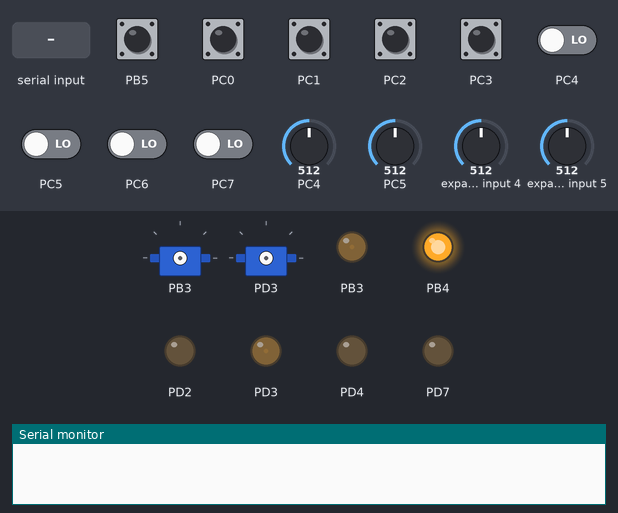
The program below on a simulated ATmega328P, built with avr-gcc and emulated at 2 MHz. Shown: 2 × servo, output pins drawn as LEDs (lit = HIGH), the last lines printed to the serial monitor. The test bench sets the inputs (shaded band); at power-on: PB5, PC0–3 HIGH, PC4–7 LOW, PC4 = 512, expander input 4 = 512, PC5 = 512, expander input 5 = 512. EEPROM starts erased; servo pulses on a pin are drawn as a servo (544–2400 µs = 0–180°); pins used as bus, display or sensor lines are not drawn.

Above: at 1.2 s.
1.3 s: PC2 pulled LOW for 0.15 s
At 3.9 s:
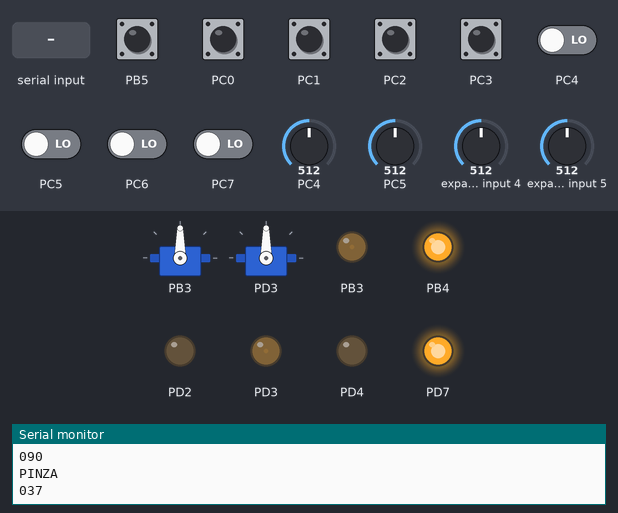
4.2 s: "1" received over Serial
At 5.5 s:
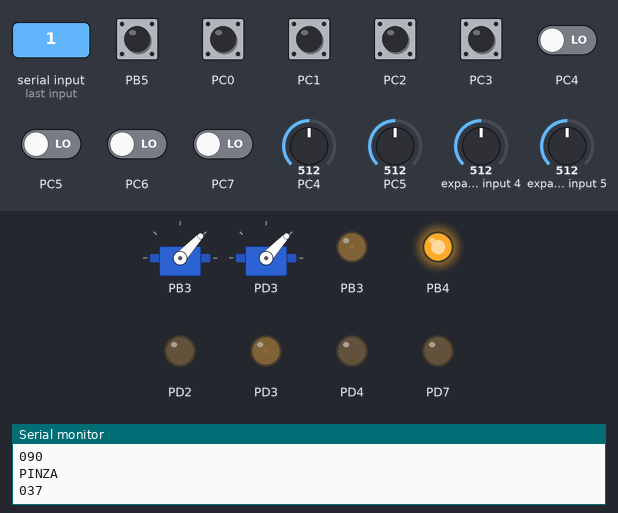
6.3 s: PC4 set to 716
At 7.0 s:
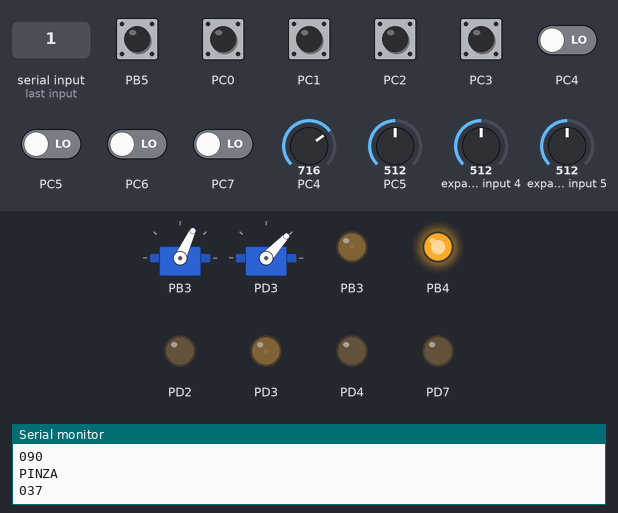
8.1 s: expander input 4 set to 716
At 9.6 s:
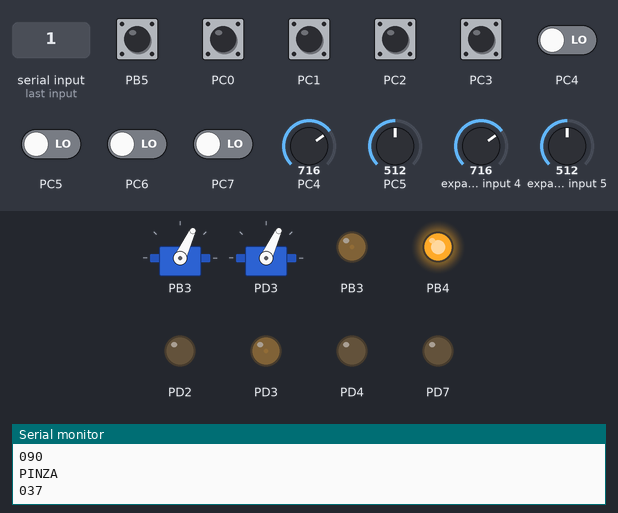
9.9 s: PC0 pulled LOW for 0.15 s
At 11.1 s:
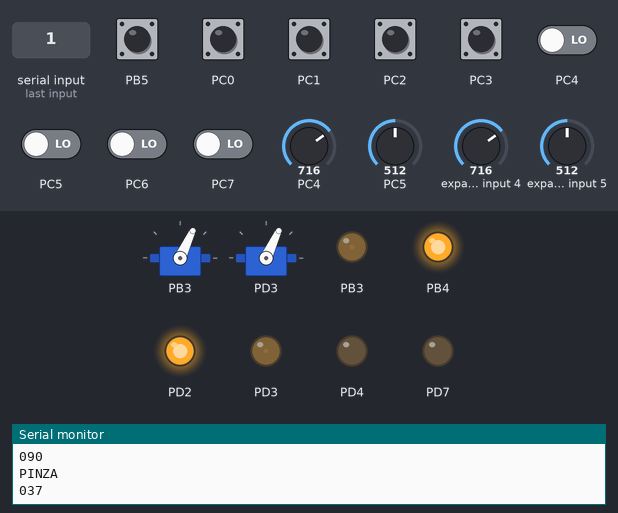
11.5 s: PC1 pulled LOW for 0.15 s
At 11.59 s:
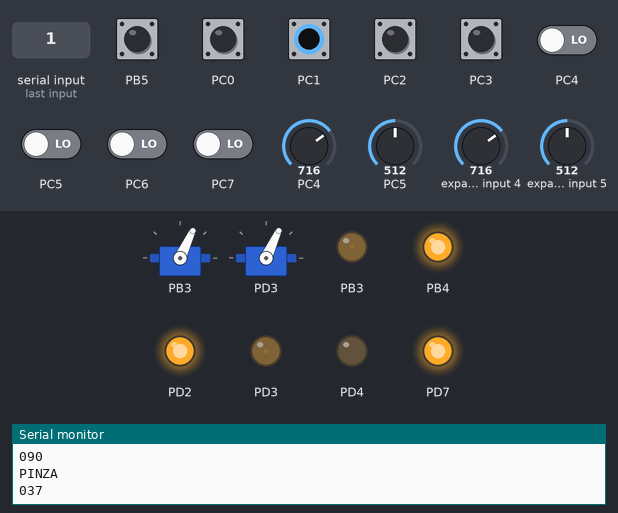
Timing chart, 0 to 14.1 s (numbered marks = the images above; inputs shaded):
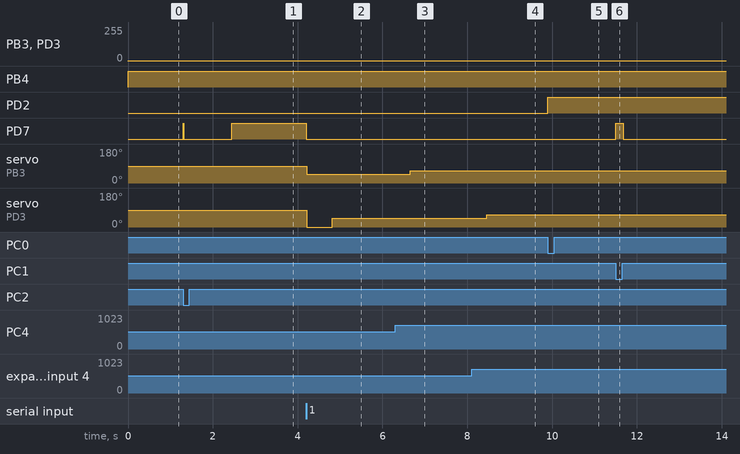

Measured:
- after the input at 1.3 s, PD7: LOW → HIGH at once, → LOW 0.01 s later, → HIGH 1.1 s later
- after the input at 4.2 s, PD7: HIGH → LOW at once; servo on PB3: 90° → 47° at once; servo on PD3: 90° → 0° at once, → 47° 0.61 s later
- after the input at 6.3 s, servo on PB3: 47° → 65° after 0.35 s
- after the input at 8.1 s, servo on PD3: 47° → 65° after 0.35 s
- after the input at 9.9 s, PD2: LOW → HIGH at once
- after the input at 11.5 s, PD7: LOW → HIGH at once, → LOW 0.18 s later

The program:

main.c
```c
/******************************************************************************
; Universidad del Valle de Guatemala
; 1E2023: Programacion de Microcontroladores
; main.c
; Autor: Jacob Tabush
; Proyecto: Proyecto 2
; Hardware: ATMEGA328P
; Creado: 8/05/2024
; Ultima modificacion: 22/05/2024
*******************************************************************************/

#define F_CPU 2000000
#include <avr/io.h>
#include <util/delay.h>
#include <avr/interrupt.h>
#include <stdbool.h>
#include <util/delay.h>
#include <avr/eeprom.h>
#include "PWM.h"

void initADC(void);
void convertADC(char channel);
void moveServos(uint16_t servo1, uint16_t servo2, uint16_t servo3, uint16_t servo4);

void initUART9600(void);
void writeUART(char senddata);
void writeString(char* senddata);
void sendnumberasstring(char datain);

const uint8_t timer2reset = 255;
const uint16_t debouncetimerrestart = 8;

uint8_t debouncetimer = 0;
uint8_t debouncetimer2 = 0;
uint16_t senddatatimer = 0;
const uint16_t sendatatimerrestart = 8;

bool eepromactive = 0;
bool adafruitactive = 0;
uint8_t eepromselect = 0;

uint8_t recordlight = 0;
const uint8_t recordlightrestart = 5;

// Grabamos los valores que medimos en los ADCs en estos variables
uint8_t ADCResult1 = 0;
uint8_t ADCResult2 = 0;
uint8_t ADCResult3 = 0;
uint8_t ADCResult4 = 0;

uint8_t ADCChannel = 6; //Canal ADC seleccionado

char basestring[] = "BASE\n";
char hombrostring[] = "HOMBRO\n";
char codostring[] = "CODO\n";
char pinzastring[] = "PINZA\n";

void setup(void)
{
	cli();

	// Control prescaler
	CLKPR = (0b10000000); // habilitamos cambios del prescale
	CLKPR = (0x03); // Colocamos prescaler de 8

	//Inicializamos botones (C0 - C3 para control de EEPROM)
	PCICR = (0b00000011);
	PCMSK1 = (1<<PCINT8) | (1<<PCINT9) | (1<<PCINT10) | (1<<PCINT11); //Interrupts en C0 - C3
	PCMSK0 = (1<<PCINT5);
	PORTC = (1<<PORTC0) | (1<<PORTC1) | (1<<PORTC2) | (1<<PORTC3); //Pullup
	PORTB |= (1<<PORTB5);
	DDRC = 0;

	// Inicializacion PWM
	initPWM0FastA(reset, no_invertido, 256); // Activamos timer 0 en modo pwm, utilizando OCR0A y OCR0B
	initPWM0FastB(no_reset, no_invertido, 256);
	initPWM2FastA(reset, no_invertido, 128);
	initPWM2FastB(no_reset, no_invertido, 128);

	//Inicializamos Timer2 para debounce y "PWM"
	TCCR1A = 0;
	TCCR1B = 0b00000001; //Prescaler 256
	TIMSK1 = 0x01; //Overflow interrupt
	TCNT1 = 0xFFFF - timer2reset;

	DDRD |= 0b10010100; // D2 y D4 - luces mostrando eeprom seleccionado
	//D7 - luz eeprom activo */
	DDRB |= (1<<DDB4); // Luz para mostrar que adafruit esta activo

	initADC();

	initUART9600();

	sei();
}

int main(void)
{
	setup();


	while (1) //Ejecutamos los ADCs de los 3 channels
	{

		//Bloque principal

		if (!eepromactive) {//Si el eeprom esta desactivado revisamos datos del ADC
		for (int i = 4; i < 8; i++) {
		ADCChannel = i; //iniciamos el ADC convirtiendo el canal 4
		convertADC(i);
		_delay_ms(300);
		}

		if (senddatatimer == 0) {
		//Mandar valor base
		uint16_t angleresult1 = ADCResult1 * 6 / 17; //0-255 -> 0-90
		writeString(basestring);
		sendnumberasstring(angleresult1);

		//Mandar valor codo
		uint16_t angleresult2 = ADCResult2 * 6/17; //0-255 -> 0-90
		writeString(codostring);
		sendnumberasstring(angleresult2);

		//Mandar valor hombro
		uint16_t angleresult3 = ADCResult3 * 4/17 + 60; //0-255 -> 60-120
		writeString(hombrostring);
		sendnumberasstring(angleresult3);

		//Mandar valor pinza
		uint16_t angleresult4 = ADCResult4 * 5/17; //0-255 -> 0-75
		writeString(pinzastring);
		sendnumberasstring(angleresult4);

		senddatatimer = sendatatimerrestart;
		}
		else {senddatatimer--;}

		}
		else if (eepromactive) { //Si el eeprom esta activado
			PORTD |= (1<<PORTD7);
			uint8_t eepromdata[4];
			uint8_t eepromaddress = eepromselect * 4;

			eeprom_read_block(eepromdata, eepromaddress, 4);
			moveServos(eepromdata[0], eepromdata[1], eepromdata[2], eepromdata[3]);
		}
	}
}

//////////////////////////////////////////////////////
// Funciones ADC
//////////////////////////////////////////////////////

void initADC(void) //Funcion para inicializar el ADC
{
	ADMUX = 0;

	ADMUX |= (1<<REFS0); //conectamos a AVcc
	ADMUX &= ~(1<<REFS1);

	ADMUX |= (1<<ADLAR); // Justificado a la izquierda

	ADCSRA |= (1<<ADEN); //Encendemos el ADC
	ADCSRA |= (1<<ADIE); // Encendemos el interrupt
	ADCSRA |= (0b00000100); //Prescaler de 16
}

void convertADC(char channel) //Funcion para leer info ADC
{	ADMUX &= ~(0x0F); // Borramos los ultimos 4 bits de ADMUX

	if (channel > 8) {channel = 8;} //valor maximo es 8

	if (channel < 6) {DIDR0 = channel;}

	ADMUX |= channel; // seleccionamos el canal correcto
	ADCSRA |= (1<<ADSC); // iniciamos el ADC
}

//////////////////////////////////////////////////////
// Funciones ISR
//////////////////////////////////////////////////////

ISR(ADC_vect){
	cli();
	 //Los siguientes toman los valores de los ADCs y los graban en sus ADCs respectivos
	if (ADCChannel == 4) {
		ADCResult1 = ADCH;}
	else if (ADCChannel == 6) {
		ADCResult2 = ADCH;
	}
	else if (ADCChannel == 5) {
		ADCResult3 = ADCH;
	}
	else if (ADCChannel == 7) {
		ADCResult4 = ADCH;
	}

	if (!(eepromactive | adafruitactive)) {moveServos(ADCResult1, ADCResult2, ADCResult3, ADCResult4);}

	// transformamos el resultado de ADC para usarlo para timer1

	sei();
	ADCSRA |= (1<<ADIF);

	return;
}

// ISR de timer2 para debounce
ISR(TIMER1_OVF_vect){

	if (debouncetimer > 0) {
		debouncetimer--; //Decrementamos el timer de debounce
	}

	if (debouncetimer2 > 0) {
		debouncetimer2--; //Decrementamos el timer de debounce
	}

	if (~eepromactive){
	if (recordlight > 0) {
		recordlight--; // Para tener un efecto de un luz momentaneo al momento de apachar grabar
	}
	else {PORTD &= ~(1<<PORTD7);
	}
	}

	TCNT1 = 0xFF - timer2reset;
	//TIFR1 |= (1 << TOV1);
}

ISR(PCINT0_vect){ //Apagar y encender modo adafruit
	if (debouncetimer2 != 0) {return;}
	else {debouncetimer2 = 10; //encendemos debounce
	}

	if (adafruitactive) {PORTB &= ~(1<<PORTB4);
		adafruitactive = 0;}
	else {PORTB |= (1<<PORTB4);
		adafruitactive = 1;}
}

// ISR de botones para EEPROM
ISR(PCINT1_vect){

	if (debouncetimer != 0) {return;}
		else {debouncetimer = debouncetimerrestart; //encendemos debounce
		}

	if ((PINC & (0b00000001)) == 0) { //C0 - next eeprom
		eepromselect++;
		if (eepromselect > 0b00000011) {eepromselect = 0;}

		//Desplegamos luz eeprom
		PORTD &= 0b11101011;
		PORTD |= ((eepromselect & 0x01) << 2);
		PORTD |= ((eepromselect & 0x02) << 3);
	}
	else if ((((PINC & (0b00000010)) == 0) & ~(eepromactive))) { //C1 - record
		//encendemos un luz para un segundo para mostrar que grabamos el valor
		recordlight = recordlightrestart;
		PORTD |= (1<<PORTD7);

		//Grabamos el valor a eeprom
		uint8_t eepromdata[4] = {ADCResult1, ADCResult2, ADCResult3, ADCResult4};
		uint8_t eepromaddress = eepromselect * 4;
		eeprom_write_block(eepromdata, eepromaddress, 4);
	}

	if ((PINC & (0b00000100)) == 0) { //C2 - play

		if (eepromactive) {PORTD &= ~(1<<PORTD7);
		eepromactive = 0;}
			else {PORTD |= (1<<PORTD7);
			eepromactive = 1;}
	}

}


//Este funcion sirve para mover los 4 servos
void moveServos(uint16_t servo1, uint16_t servo2, uint16_t servo3, uint16_t servo4) {

	uint16_t ADCRT1 = servo1/16 + 7;
	updateDutyCycle2A(ADCRT1);	//Base 0 - 90 grados

	uint16_t ADCRT2 = servo2/16 + 7;
	updateDutyCycle2B(ADCRT2); //Codo 0-90

	uint8_t ADCRT3 = servo3/48 + 9;
	updateDutyCycle0A(ADCRT3); //Hombro 60 - 120 grados

	uint8_t ADCRT4 = servo4/38 + 4;
	updateDutyCycle0B(ADCRT4); //Pinza 0 - 75 grados

}

//Funciones UART

void initUART9600(void) {
	DDRD |= (1<<DDD1); // arreglamos d0 y d1

	UCSR0A = 0;
	UCSR0A |= (1<<U2X0); // double speed

	UCSR0B = 0;
	UCSR0B |= (1<<RXCIE0)|(1<<RXEN0)|(1<<TXEN0); //RX con interrupt y TX encendido

	UCSR0C = 0;
	UCSR0C |= (1<< UCSZ01)|(1<<UCSZ00); //8 bits sin paridad con 1 bit de stop

	UBRR0 = 25; //Baud rate de 9600 para prescaler de 2MHz

}


void writeUART(char senddata){ // Funcion para mandar un caracter por UART
	while(!(UCSR0A & (1<<UDRE0) )); // Revisamos si el buffer esta lleno
	UDR0 = senddata; //Colocamos el valor a mandar
}

void writeString(char* senddata){ //Funcion para mandar varios datos
	for (uint8_t i = 0; senddata[i] != '\0'; i++) { //Seguimos mandando hasta que nos topamos con un caracter vacio
		writeUART(senddata[i]);
	}
}

void sendnumberasstring(char datain){
	writeUART(datain/100 + 0x30); // desplegar cienes
	writeUART((datain % 100)/10 + 0x30); // desplegar decenas
	writeUART((datain % 100) % 10 + 0x30); //desplegar unidades
	writeUART(10); //newline
}
```

PWM.c
```c
/******************************************************************************
; Universidad del Valle de Guatemala
; 1E2023: Programacion de Microcontroladores
; PWM.c
; Autor: Jacob Tabush
; Proyecto: Libreria PWM
; Hardware: ATMEGA328P
; Creado: 15/04/2024
; Ultima modificacion: 15/04/2024
*******************************************************************************/

#include "PWM.h"

int fakePWMtop;
int fakePWMduty;
int fakePWMcounter;
int fakePWMtimertop;

// Inicializar PWM0

void initPWM0FastA(uint8_t resetorno, uint8_t inverted, uint16_t prescaler){
	//Poner a PD6 como salida
	DDRD |= (1<<DDD6);

	if (resetorno) { //Para evitar eliminar la configuracion de una al modificar la otra
	TCCR0A = 0;
	TCCR0B = 0;}

	TCCR0A |= (1<<COM0A1); //Encendemos OC0A
	// Configurando OC0A como invertido o no invertido
	if (inverted) {TCCR0A |= (1<<COM0A0);}

	// Modo PWM Fast TOP = 0xFF
	TCCR0A |= (1<<WGM01)|(1<<WGM00);

	//Prescaler

	switch(prescaler) {
		case 1: TCCR0B |= (1<<CS00);
		break;

		case 8: TCCR0B |= (1<<CS01);
		break;

		case 64: TCCR0B |= (1<<CS01)|(1<<CS00);
		break;

		case 256: TCCR0B |= (1<<CS02);
		break;

		case 1024: TCCR0B |= (1<<CS02)|(1<<CS00);
		break;

		default: TCCR0B |= (1<<CS02)|(1<<CS00); //1024 de default
	}


	};

void initPWM0FastB(uint8_t resetorno, uint8_t inverted, uint16_t prescaler){
	//Poner a PD6 como salida
	DDRD |= (1<<DDD5);

	if (resetorno) {
	TCCR0A = 0;
	TCCR0B = 0;}

	TCCR0A |= (1<<COM0B1); //Encendemos OC0A
	// Configurando OC0A como invertido o no invertido
	if (inverted) {TCCR0A |= (1<<COM0B0);}

	// Modo PWM Fast TOP = 0xFF
	TCCR0A |= (1<<WGM01)|(1<<WGM00);

	//Prescaler

	switch(prescaler) {
		case 1: TCCR0B |= (1<<CS00);
		break;

		case 8: TCCR0B |= (1<<CS01);
		break;

		case 64: TCCR0B |= (1<<CS01)|(1<<CS00);
		break;

		case 256: TCCR0B |= (1<<CS02);
		break;

		case 1024: TCCR0B |= (1<<CS02)|(1<<CS00);
		break;

		default: TCCR0B |= (1<<CS02)|(1<<CS00); //1024 de default
	}


};

// Inicializar PWM1

void initPWM1FastTopA(uint8_t resetorno, uint8_t inverted, uint16_t prescaler, uint16_t top){
	//Poner a PB1 como salida
	DDRB |= (1<<DDB1);

	if (resetorno) { //Para evitar eliminar la configuracion de una al modificar la otra
		TCCR1A = 0;
	TCCR1B = 0;}

	TCCR1C = 0;

	TCCR1A |= (1<<COM1A1); //Encendemos OC0A
	// Configurando OC0A como invertido o no invertido
	if (inverted) {TCCR1A |= (1<<COM1A0);}

	// Modo PWM Fast 10 bit TOP = ICR1
	TCCR1A |= (1<<WGM13)|(1<<WGM12)|(1<<WGM11);

	//Prescaler

	switch(prescaler) {
		case 1: TCCR1B |= (1<<CS10);
		break;

		case 8: TCCR1B |= (1<<CS11);
		break;

		case 64: TCCR1B |= (1<<CS11)|(1<<CS10);
		break;

		case 256: TCCR1B |= (1<<CS12);
		break;

		case 1024: TCCR1B |= (1<<CS12)|(1<<CS10);
		break;

		default: TCCR1B |= (1<<CS12)|(1<<CS10); //1024 de default
	}

	ICR1 = top;
};


// controlar pwm con A y B
void initPWM1FastTopAB(uint8_t resetorno, uint8_t inverted, uint16_t prescaler, uint16_t top){
	//Poner a PB1 como salida
	DDRB |= (1<<DDB1) | (1<<DDB2);

	if (resetorno) { //Para evitar eliminar la configuracion de una al modificar la otra
		TCCR1A = 0;
	TCCR1B = 0;}

	TCCR1C = 0;

	TCCR1A |= ((1<<COM1A1) | (1<<COM1B1)); //Encendemos OC0A
	// Configurando OC0A como invertido o no invertido
	if (inverted) {TCCR1A |= ((1<<COM1A0) | (1<<COM1B0));}

	// Modo PWM Fast 10 bit TOP = ICR1
	TCCR1A |= (1<<WGM13)|(1<<WGM12)|(1<<WGM11);

	//Prescaler

	switch(prescaler) {
		case 1: TCCR1B |= (1<<CS10);
		break;

		case 8: TCCR1B |= (1<<CS11);
		break;

		case 64: TCCR1B |= (1<<CS11)|(1<<CS10);
		break;

		case 256: TCCR1B |= (1<<CS12);
		break;

		case 1024: TCCR1B |= (1<<CS12)|(1<<CS10);
		break;

		default: TCCR1B |= (1<<CS12)|(1<<CS10); //1024 de default
	}

	ICR1 = top;

	}


// Inicializar PWM2

void initPWM2FastA(uint8_t resetorno, uint8_t inverted, uint16_t prescaler) {
	//Poner a PD3 como salida
	DDRB |= (1<<DDB3);

	if (resetorno) { //Para evitar eliminar la configuracion de una al modificar la otra
		TCCR2A = 0;
	TCCR2B = 0;}

	TCCR2A |= (1<<COM2A1); //Encendemos OC2A
	// Configurando OC0A como invertido o no invertido
	if (inverted) {TCCR2A |= (1<<COM2A0);}

	// Modo PWM Fast TOP = 0xFF
	TCCR2A |= (1<<WGM21)|(1<<WGM20);

	//Prescaler

	switch(prescaler) {
		case 1: TCCR2B |= (1<<CS00);
		break;

		case 8: TCCR2B |= (1<<CS01);
		break;

		case 32: TCCR2B |= (1<<CS21)|(1<<CS20);
		break;

		case 64: TCCR2B |= (1<<CS22);
		break;

		case 128: TCCR2B |= (1<<CS22)|(1<<CS20);
		break;

		case 256: TCCR2B |= (1<<CS22)|(1<<CS21);
		break;

		case 1024: TCCR2B |= (1<<CS02)|(1<<CS21)|(1<<CS00);
		break;

		default: TCCR2B |= (1<<CS02)|(1<<CS21)|(1<<CS00); //1024 de default
	}


}

void initPWM2FastB(uint8_t resetorno, uint8_t inverted, uint16_t prescaler){
	//Poner a PD3 como salida
	DDRD |= (1<<DDD3);

	if (resetorno) { //Para evitar eliminar la configuracion de una al modificar la otra
		TCCR2A = 0;
	TCCR2B = 0;}

	TCCR2A |= (1<<COM2B1); //Encendemos OC0A
	// Configurando OC0A como invertido o no invertido
	if (inverted) {TCCR2A |= (1<<COM2B0);}

	// Modo PWM Fast TOP = 0xFF
	TCCR2A |= (1<<WGM21)|(1<<WGM20);

	//Prescaler

	switch(prescaler) {
		case 1: TCCR2B |= (1<<CS00);
		break;

		case 8: TCCR2B |= (1<<CS01);
		break;

		case 32: TCCR2B |= (1<<CS21)|(1<<CS20);
		break;

		case 64: TCCR2B |= (1<<CS22);
		break;

		case 128: TCCR2B |= (1<<CS22)|(1<<CS20);
		break;

		case 256: TCCR2B |= (1<<CS22)|(1<<CS21);
		break;

		case 1024: TCCR2B |= (1<<CS02)|(1<<CS21)|(1<<CS00);
		break;

		default: TCCR2B |= (1<<CS02)|(1<<CS21)|(1<<CS00); //1024 de default
	}


}

void initPWM2FastTop(uint8_t inverted, uint16_t prescaler, uint8_t top){
	//Poner a PD3 como salida
	DDRD |= (1<<DDD3);

		TCCR2A = 0;
	TCCR2B = 0;

	TCCR2A |= (1<<COM2B1); //Encendemos OC2B
	// Configurando OC0A como invertido o no invertido
	if (inverted) {TCCR2A |= (1<<COM2B0);}

	// Modo PWM Fast TOP = OCRA
	TCCR2A |= (1<<WGM22)|(1<<WGM21)|(1<<WGM20);

	//Prescaler

	switch(prescaler) {
		case 1: TCCR2B |= (1<<CS00);
		break;

		case 8: TCCR2B |= (1<<CS01);
		break;

		case 32: TCCR2B |= (1<<CS21)|(1<<CS20);
		break;

		case 64: TCCR2B |= (1<<CS22);
		break;

		case 128: TCCR2B |= (1<<CS22)|(1<<CS20);
		break;

		case 256: TCCR2B |= (1<<CS22)|(1<<CS21);
		break;

		case 1024: TCCR2B |= (1<<CS02)|(1<<CS21)|(1<<CS00);
		break;

		default: TCCR2B |= (1<<CS02)|(1<<CS21)|(1<<CS00); //1024 de default
	}

	OCR2A = top;


}

// Inicializa u PWM pero solo utilizando funciones del timer0 y no del pwm en si

void initPWM0Fake(uint8_t duty, uint8_t top, uint8_t timertop, uint16_t prescaler){
	//Poner a PD6 como salida
	DDRB |= (1<<DDB5);

	TCCR0A = 0;
	TCCR0B = 0;

	fakePWMcounter = 0; // aumentamos cada vez que termina el timer
	fakePWMduty = duty; // apagamos el pin cuando llega a duty
	fakePWMtimertop = timertop; //valor tcnt
	fakePWMtop = top; // valor maximo del counterexterno

	TIMSK0 = 0x01; // habilitamos interrupt en TIMR0 overflow

	TCNT0 = 255 - fakePWMtimertop;

	//Prescaler

	switch(prescaler) { // colocamos valores de prescaler
		case 1: TCCR0B |= (1<<CS00);
		break;

		case 8: TCCR0B |= (1<<CS01);
		break;

		case 64: TCCR0B |= (1<<CS01)|(1<<CS00);
		break;

		case 256: TCCR0B |= (1<<CS02);
		break;

		case 1024: TCCR0B |= (1<<CS02)|(1<<CS00);
		break;

		default: TCCR0B |= (1<<CS02)|(1<<CS00); //1024 de default
	}

}

// a diferencia de la pasada en esta simplemente cambiamos cuando llegamos a OCR0A

void initPWM0FakeV2(uint8_t duty, uint8_t top, uint16_t prescaler){
	//Poner a PD6 como salida
	DDRB |= (1<<DDB5);

	TCCR0A = 0;
	TCCR0B = 0;

	TIMSK0 = 0x03; // habilitamos interrupt en TIMR0 overflow y OCR0A compare match

	TCNT0 = 255 - top;
	OCR0A = duty;


	//Prescaler

	switch(prescaler) { // colocamos valores de prescaler
		case 1: TCCR0B |= (1<<CS00);
		break;

		case 8: TCCR0B |= (1<<CS01);
		break;

		case 64: TCCR0B |= (1<<CS01)|(1<<CS00);
		break;

		case 256: TCCR0B |= (1<<CS02);
		break;

		case 1024: TCCR0B |= (1<<CS02)|(1<<CS00);
		break;

		default: TCCR0B |= (1<<CS02)|(1<<CS00); //1024 de default
	}

}

//update duty cycles

void updateDutyCycle0A(uint8_t duty) {
	OCR0A = duty;}

void updateDutyCycle0B(uint8_t duty) {
	OCR0B = duty;}

void updateDutyCycle1A(uint16_t duty) {
	OCR1A = duty;
}

void updateDutyCycle1B(uint16_t duty) {
	OCR1B = duty;
}


void updateDutyCycle2A(uint8_t duty) {
	OCR2A = duty;
}

void updateDutyCycle2B(uint8_t duty) {
	OCR2B = duty;
}

void updateDutyCycleFake(uint8_t duty) {
	fakePWMduty = duty;
}
```

Source omitted: CFile1.c (10779 bytes), PWM.h (1734 bytes)
